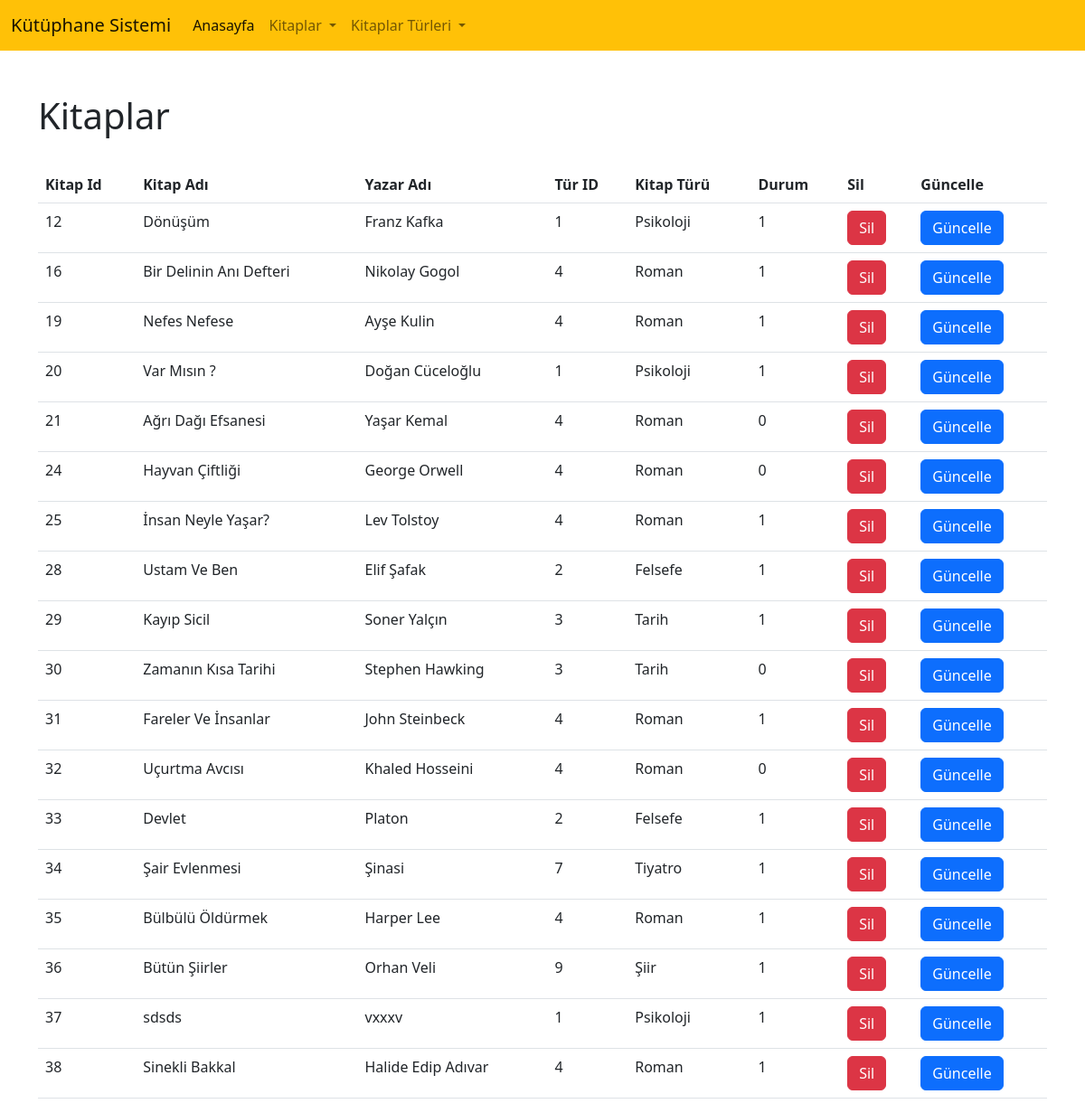
The app's page /Kitaplar.php with its own data.
### tables this page shows
CREATE TABLE `kitaplar` (
  `id` int(11) NOT NULL,
  `kitap_ad` varchar(255) NOT NULL,
  `kitap_yazar` varchar(255) NOT NULL,
  `tur_id` int(5) NOT NULL,
  `kitap_durum` tinyint(1) NOT NULL
);

CREATE TABLE `kitapturleri` (
  `id` int(11) NOT NULL,
  `baslik` varchar(50) NOT NULL,
  `aciklama` text NOT NULL,
  `durum` tinyint(2) NOT NULL
);

### Kitaplar.php (the view, shortened to what this page needs)
<?php
include 'include/baglan.php';
?>
<!DOCTYPE html>
<html>
<head>
    <?php include 'include/css.php'; ?>
</head>
<body>
<?php include 'include/menu.php';?>
	<div class="container mt-5" >
		<h1>Kitaplar</h1><br>
   <?php
   $kitaplar = $db->query(
     ' SELECT  kitaplar.id , kitaplar.kitap_ad , kitaplar.kitap_yazar , kitaplar.tur_id , kitapturleri.baslik , kitaplar.kitap_durum FROM kitaplar
      INNER JOIN kitapturleri
      ON kitaplar.tur_id = kitapturleri.id')->fetchAll(PDO :: FETCH_ASSOC);
  ?>
   <table class="table table bordered  table-hover">
   	 <tr>
        <th>Kitap Id</th>
        <th>Kitap Adı</th>
        <th>Yazar Adı</th>
        <th>Tür ID</th>
        <th>Kitap Türü</th>
        <th>Durum</th>
        <th>Sil</th>
        <th>Güncelle</th>
   	 </tr>
   	 <?php
   	 foreach ($kitaplar as $key => $kitap) { ?>
     <tr>
        <td><?=$kitap['id']; ?></td>
        <td><?=$kitap['kitap_ad']; ?></td>
        <td><?=$kitap['kitap_yazar']; ?></td>
        <td><?=$kitap['tur_id']; ?></td>
        <td><?=$kitap['baslik']; ?></td>
        <td><?=$kitap['kitap_durum']; ?></td>
        <td><a onClick="sil(<?=$kitap['id'];?>)" class="btn btn-danger">Sil</a></td>
        <td><a href="güncelle.php?id=<?=$kitap['id']; ?>" class="btn btn-primary">Güncelle</a></td>
     </tr>
     <?php }
   ?>
   </table>
	</div>
</body>
</html>

### include/css.php (shortened to what this page needs)
<link href="https://cdn.jsdelivr.net/npm/bootstrap@5.2.0-beta1/dist/css/bootstrap.min.css" rel="stylesheet">

### include/menu.php (shortened to what this page needs)
<nav class="navbar navbar-expand-lg bg-warning">
  <div class="container-fluid">
    <a class="navbar-brand" href="index.php">Kütüphane Sistemi</a>
    <div class="collapse navbar-collapse" id="navbarSupportedContent">
      <ul class="navbar-nav me-auto mb-2 mb-lg-0">
        <li class="nav-item">
          <a class="nav-link active" aria-current="page" href="index.php">Anasayfa</a>
        <li class="nav-item dropdown">
          <a class="nav-link dropdown-toggle" href="#" id="navbarDropdown" role="button" data-bs-toggle="dropdown" aria-expanded="false">
            Kitaplar
          </a>
        </li>
       <li class="nav-item dropdown">
          <a class="nav-link dropdown-toggle" href="#" id="navbarDropdown" role="button" data-bs-toggle="dropdown" aria-expanded="false">
            Kitaplar Türleri
          </a>
        </li>
      </ul>
    </div>
  </div>
</nav>

### records on screen
kitaplar: id "12", kitap_ad "Dönüşüm", kitap_yazar "Franz Kafka", tur "1", kitapturleri.baslik "Psikoloji", kitap_durum "1"
kitaplar: id "16", kitap_ad "Bir Delinin Anı Defteri", kitap_yazar "Nikolay Gogol", tur "4", kitapturleri.baslik "Roman", kitap_durum "1"
kitaplar: id "19", kitap_ad "Nefes Nefese", kitap_yazar "Ayşe Kulin", tur "4", kitapturleri.baslik "Roman", kitap_durum "1"
kitaplar: id "20", kitap_ad "Var Mısın ?", kitap_yazar "Doğan Cüceloğlu", tur "1", kitapturleri.baslik "Psikoloji", kitap_durum "1"
kitaplar: id "21", kitap_ad "Ağrı Dağı Efsanesi", kitap_yazar "Yaşar Kemal", tur "4", kitapturleri.baslik "Roman", kitap_durum "0"
kitaplar: id "24", kitap_ad "Hayvan Çiftliği", kitap_yazar "George Orwell", tur "4", kitapturleri.baslik "Roman", kitap_durum "0"
kitaplar: id "25", kitap_ad "İnsan Neyle Yaşar?", kitap_yazar "Lev Tolstoy", tur "4", kitapturleri.baslik "Roman", kitap_durum "1"
kitaplar: id "28", kitap_ad "Ustam Ve Ben", kitap_yazar "Elif Şafak", tur "2", kitapturleri.baslik "Felsefe", kitap_durum "1"
kitaplar: id "29", kitap_ad "Kayıp Sicil", kitap_yazar "Soner Yalçın", tur "3", kitapturleri.baslik "Tarih", kitap_durum "1"
kitaplar: id "30", kitap_ad "Zamanın Kısa Tarihi", kitap_yazar "Stephen Hawking", tur "3", kitapturleri.baslik "Tarih", kitap_durum "0"
kitaplar: id "31", kitap_ad "Fareler Ve İnsanlar", kitap_yazar "John Steinbeck", tur "4", kitapturleri.baslik "Roman", kitap_durum "1"
kitaplar: id "32", kitap_ad "Uçurtma Avcısı", kitap_yazar "Khaled Hosseini", tur "4", kitapturleri.baslik "Roman", kitap_durum "0"
kitaplar: id "33", kitap_ad "Devlet", kitap_yazar "Platon", tur "2", kitapturleri.baslik "Felsefe", kitap_durum "1"
kitaplar: id "34", kitap_ad "Şair Evlenmesi", kitap_yazar "Şinasi", tur "7", kitapturleri.baslik "Tiyatro", kitap_durum "1"
kitaplar: id "35", kitap_ad "Bülbülü Öldürmek", kitap_yazar "Harper Lee", tur "4", kitapturleri.baslik "Roman", kitap_durum "1"
kitaplar: id "36", kitap_ad "Bütün Şiirler", kitap_yazar "Orhan Veli", tur "9", kitapturleri.baslik "Şiir", kitap_durum "1"
kitaplar: id "37", kitap_ad "sdsds", kitap_yazar "vxxxv", tur "1", kitapturleri.baslik "Psikoloji", kitap_durum "1"
kitaplar: id "38", kitap_ad "Sinekli Bakkal", kitap_yazar "Halide Edip Adıvar", tur "4", kitapturleri.baslik "Roman", kitap_durum "1"
